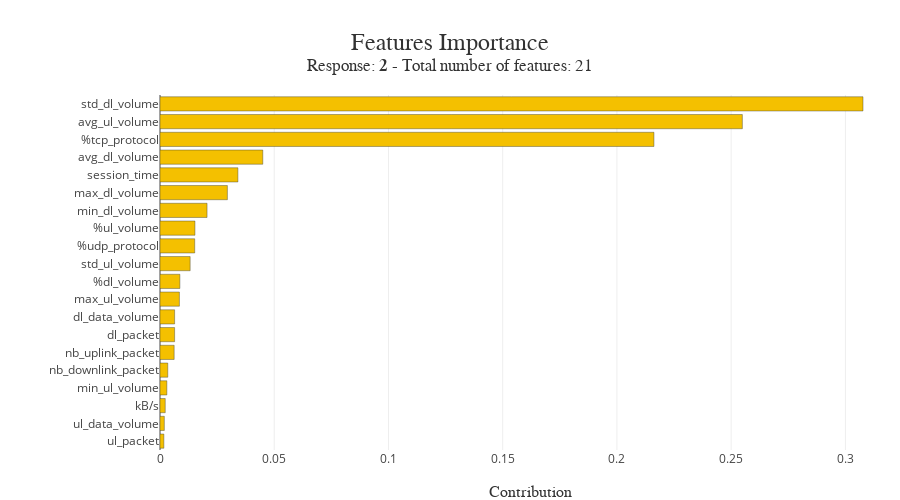

The notebook cell this image was saved under:
### Code cell
xpl.plot.features_importance()

### Figure 1 — Plotly figure (JSON) as saved in the notebook; plotly's stock layout.template omitted (floating-point values rounded to 4 significant figures)
{"data": [{"customdata": ["ul_packet", "ul_data_volume", "kB/s", "min_ul_volume", "nb_downlink_packet", "nb_uplink_packet", "dl_packet", "dl_data_volume", "max_ul_volume", "%dl_volume", "std_ul_volume", "%udp_protocol", "%ul_volume", "min_dl_volume", "max_dl_volume", "session_time", "avg_dl_volume", "%tcp_protocol", "avg_ul_volume", "std_dl_volume"], "hovertemplate": "Feature: %{customdata}<br />Contribution: %{x:.4f}<extra></extra>", "marker": {"color": ["rgba(244, 192, 0, 1.0)", "rgba(244, 192, 0, 1.0)", "rgba(244, 192, 0, 1.0)", "rgba(244, 192, 0, 1.0)", "rgba(244, 192, 0, 1.0)", "rgba(244, 192, 0, 1.0)", "rgba(244, 192, 0, 1.0)", "rgba(244, 192, 0, 1.0)", "rgba(244, 192, 0, 1.0)", "rgba(244, 192, 0, 1.0)", "rgba(244, 192, 0, 1.0)", "rgba(244, 192, 0, 1.0)", "rgba(244, 192, 0, 1.0)", "rgba(244, 192, 0, 1.0)", "rgba(244, 192, 0, 1.0)", "rgba(244, 192, 0, 1.0)", "rgba(244, 192, 0, 1.0)", "rgba(244, 192, 0, 1.0)", "rgba(244, 192, 0, 1.0)", "rgba(244, 192, 0, 1.0)"], "line": {"color": "rgba(52, 55, 54, 0.8)", "width": 0.5}}, "name": "Global", "orientation": "h", "type": "bar", "x": [0.0017, 0.0019, 0.0023, 0.003, 0.0034, 0.0062, 0.0064, 0.0064, 0.0085, 0.0087, 0.0132, 0.0152, 0.0153, 0.0206, 0.0295, 0.0341, 0.045, 0.2162, 0.2549, 0.3077], "y": ["ul_packet", "ul_data_volume", "kB/s", "min_ul_volume", "nb_downlink_packet", "nb_uplink_packet", "dl_packet", "dl_data_volume", "max_ul_volume", "%dl_volume", "std_ul_volume", "%udp_protocol", "%ul_volume", "min_dl_volume", "max_dl_volume", "session_time", "avg_dl_volume", "%tcp_protocol", "avg_ul_volume", "std_dl_volume"]}], "layout": {"autosize": false, "barmode": "group", "height": 500, "hovermode": "closest", "margin": {"b": 50, "l": 160, "r": 0, "t": 95}, "title": {"font": {"color": "rgb(50, 50, 50)", "family": "Arial", "size": 24}, "text": "Features Importance<br><sup>Response: <b>2</b> - Total number of features: 21</sup>", "x": 0.5, "xanchor": "center", "y": 0.9, "yanchor": "middle"}, "width": 900, "xaxis": {"title": {"font": {"color": "rgb(50, 50, 50)", "family": "Arial Black", "size": 16}, "text": "Contribution"}}, "yaxis": {"automargin": true, "dtick": 1, "tickmode": "array", "ticktext": ["ul_packet", "ul_data_volume", "kB/s", "min_ul_volume", "nb_downlink_packet", "nb_uplink_packet", "dl_packet", "dl_data_volume", "max_ul_volume", "%dl_volume", "std_ul_volume", "%udp_protocol", "%ul_volume", "min_dl_volume", "max_dl_volume", "session_time", "avg_dl_volume", "%tcp_protocol", "avg_ul_volume", "std_dl_volume"], "tickvals": ["ul_packet", "ul_data_volume", "kB/s", "min_ul_volume", "nb_downlink_packet", "nb_uplink_packet", "dl_packet", "dl_data_volume", "max_ul_volume", "%dl_volume", "std_ul_volume", "%udp_protocol", "%ul_volume", "min_dl_volume", "max_dl_volume", "session_time", "avg_dl_volume", "%tcp_protocol", "avg_ul_volume", "std_dl_volume"], "title": {"font": {"color": "rgb(50, 50, 50)", "family": "Arial Black", "size": 16}}}}}
